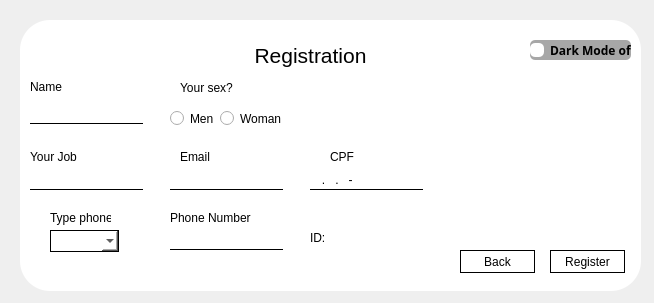
<?xml version="1.0" encoding="UTF-8"?>
<ui version="4.0">
 <class>MainWindow</class>
 <widget class="QMainWindow" name="MainWindow">
  <property name="geometry">
   <rect>
    <x>0</x>
    <y>0</y>
    <width>654</width>
    <height>303</height>
   </rect>
  </property>
  <property name="minimumSize">
   <size>
    <width>654</width>
    <height>303</height>
   </size>
  </property>
  <property name="maximumSize">
   <size>
    <width>654</width>
    <height>303</height>
   </size>
  </property>
  <property name="font">
   <font>
    <pointsize>10</pointsize>
   </font>
  </property>
  <property name="windowTitle">
   <string>Registration</string>
  </property>
  <property name="styleSheet">
   <string notr="true"/>
  </property>
  <widget class="QWidget" name="centralwidget">
   <widget class="QFrame" name="frame">
    <property name="geometry">
     <rect>
      <x>20</x>
      <y>20</y>
      <width>621</width>
      <height>271</height>
     </rect>
    </property>
    <property name="styleSheet">
     <string notr="true">background-color:white; border-radius:30px;</string>
    </property>
    <property name="frameShape">
     <enum>QFrame::StyledPanel</enum>
    </property>
    <property name="frameShadow">
     <enum>QFrame::Raised</enum>
    </property>
    <widget class="QLabel" name="label_3">
     <property name="geometry">
      <rect>
       <x>10</x>
       <y>130</y>
       <width>47</width>
       <height>13</height>
      </rect>
     </property>
     <property name="text">
      <string>Your Job</string>
     </property>
    </widget>
    <widget class="QLineEdit" name="txt_job">
     <property name="geometry">
      <rect>
       <x>10</x>
       <y>150</y>
       <width>113</width>
       <height>20</height>
      </rect>
     </property>
     <property name="styleSheet">
      <string notr="true">border-bottom:1px solid black;</string>
     </property>
    </widget>
    <widget class="QLabel" name="label_4">
     <property name="geometry">
      <rect>
       <x>160</x>
       <y>130</y>
       <width>47</width>
       <height>13</height>
      </rect>
     </property>
     <property name="text">
      <string>Email</string>
     </property>
    </widget>
    <widget class="QLineEdit" name="txt_email">
     <property name="geometry">
      <rect>
       <x>150</x>
       <y>150</y>
       <width>113</width>
       <height>20</height>
      </rect>
     </property>
     <property name="styleSheet">
      <string notr="true">border-bottom:1px solid black;</string>
     </property>
    </widget>
    <widget class="QRadioButton" name="rbd_darkmode">
     <property name="geometry">
      <rect>
       <x>510</x>
       <y>20</y>
       <width>101</width>
       <height>20</height>
      </rect>
     </property>
     <property name="font">
      <font>
       <family>Yu Gothic UI Semibold</family>
       <weight>75</weight>
       <bold>true</bold>
      </font>
     </property>
     <property name="styleSheet">
      <string notr="true">QRadioButton{
background-color: rgb(167, 167, 167);
border-radius:5px;
}

QRadioButton:indicator{
border-radius:5px;

}

QRadioButton:indicator:unchecked{
background-color: rgb(255, 255, 255);


}

QRadioButton:indicator:checked{
background-color:black;

}

QRadioButton:hover:indicator:checked{
background-color:background-color: rgb(255, 255, 255);

}
</string>
     </property>
     <property name="text">
      <string>Dark Mode off</string>
     </property>
     <property name="iconSize">
      <size>
       <width>21</width>
       <height>16</height>
      </size>
     </property>
     <property name="checkable">
      <bool>true</bool>
     </property>
     <property name="checked">
      <bool>false</bool>
     </property>
     <property name="autoRepeat">
      <bool>true</bool>
     </property>
     <property name="autoExclusive">
      <bool>false</bool>
     </property>
    </widget>
    <widget class="QLabel" name="label_5">
     <property name="geometry">
      <rect>
       <x>310</x>
       <y>130</y>
       <width>47</width>
       <height>13</height>
      </rect>
     </property>
     <property name="text">
      <string>CPF</string>
     </property>
    </widget>
    <widget class="QLineEdit" name="txt_cpf">
     <property name="geometry">
      <rect>
       <x>290</x>
       <y>150</y>
       <width>113</width>
       <height>20</height>
      </rect>
     </property>
     <property name="styleSheet">
      <string notr="true">border-bottom:1px solid black;</string>
     </property>
     <property name="inputMask">
      <string>000.000.000-00</string>
     </property>
    </widget>
    <widget class="QComboBox" name="comboBox">
     <property name="geometry">
      <rect>
       <x>30</x>
       <y>210</y>
       <width>69</width>
       <height>22</height>
      </rect>
     </property>
     <property name="styleSheet">
      <string notr="true">border: 1px solid black;</string>
     </property>
    </widget>
    <widget class="QLabel" name="label_6">
     <property name="geometry">
      <rect>
       <x>30</x>
       <y>190</y>
       <width>61</width>
       <height>16</height>
      </rect>
     </property>
     <property name="text">
      <string>Type phone</string>
     </property>
    </widget>
    <widget class="QLabel" name="label_7">
     <property name="geometry">
      <rect>
       <x>150</x>
       <y>190</y>
       <width>81</width>
       <height>16</height>
      </rect>
     </property>
     <property name="text">
      <string>Phone Number</string>
     </property>
    </widget>
    <widget class="QLineEdit" name="txt_phonenumber">
     <property name="geometry">
      <rect>
       <x>150</x>
       <y>210</y>
       <width>113</width>
       <height>20</height>
      </rect>
     </property>
     <property name="styleSheet">
      <string notr="true">border-bottom:1px solid black;</string>
     </property>
    </widget>
    <widget class="QLabel" name="label_8">
     <property name="geometry">
      <rect>
       <x>210</x>
       <y>20</y>
       <width>161</width>
       <height>31</height>
      </rect>
     </property>
     <property name="font">
      <font>
       <pointsize>16</pointsize>
      </font>
     </property>
     <property name="text">
      <string>Registration</string>
     </property>
     <property name="alignment">
      <set>Qt::AlignCenter</set>
     </property>
    </widget>
    <widget class="QPushButton" name="btn_register">
     <property name="geometry">
      <rect>
       <x>530</x>
       <y>230</y>
       <width>75</width>
       <height>23</height>
      </rect>
     </property>
     <property name="styleSheet">
      <string notr="true">QPushButton{
border:1px solid black;
}

QPushButton:hover{
font-weight:bold;
}</string>
     </property>
     <property name="text">
      <string>Register</string>
     </property>
    </widget>
    <widget class="QLabel" name="label_9">
     <property name="geometry">
      <rect>
       <x>290</x>
       <y>210</y>
       <width>21</width>
       <height>16</height>
      </rect>
     </property>
     <property name="text">
      <string>ID:</string>
     </property>
    </widget>
    <widget class="QLabel" name="lbl_id">
     <property name="geometry">
      <rect>
       <x>320</x>
       <y>212</y>
       <width>47</width>
       <height>13</height>
      </rect>
     </property>
     <property name="text">
      <string/>
     </property>
    </widget>
    <widget class="QPushButton" name="btn_back">
     <property name="geometry">
      <rect>
       <x>440</x>
       <y>230</y>
       <width>75</width>
       <height>23</height>
      </rect>
     </property>
     <property name="styleSheet">
      <string notr="true">QPushButton{
border:1px solid black;
}

QPushButton:hover{
font-weight:bold;

}</string>
     </property>
     <property name="text">
      <string>Back</string>
     </property>
    </widget>
    <widget class="QLabel" name="label">
     <property name="geometry">
      <rect>
       <x>10</x>
       <y>60</y>
       <width>47</width>
       <height>13</height>
      </rect>
     </property>
     <property name="text">
      <string>Name</string>
     </property>
    </widget>
    <widget class="QLabel" name="label_2">
     <property name="geometry">
      <rect>
       <x>160</x>
       <y>60</y>
       <width>61</width>
       <height>16</height>
      </rect>
     </property>
     <property name="text">
      <string>Your sex?</string>
     </property>
    </widget>
    <widget class="QRadioButton" name="rbd_men">
     <property name="geometry">
      <rect>
       <x>150</x>
       <y>90</y>
       <width>82</width>
       <height>17</height>
      </rect>
     </property>
     <property name="text">
      <string>Men</string>
     </property>
     <property name="autoRepeat">
      <bool>true</bool>
     </property>
    </widget>
    <widget class="QRadioButton" name="rbd_woman">
     <property name="geometry">
      <rect>
       <x>200</x>
       <y>90</y>
       <width>82</width>
       <height>17</height>
      </rect>
     </property>
     <property name="text">
      <string>Woman</string>
     </property>
     <property name="autoRepeat">
      <bool>true</bool>
     </property>
    </widget>
    <widget class="QLineEdit" name="txt_name">
     <property name="geometry">
      <rect>
       <x>10</x>
       <y>84</y>
       <width>113</width>
       <height>20</height>
      </rect>
     </property>
     <property name="styleSheet">
      <string notr="true">border:none;
border-bottom:1px solid black;</string>
     </property>
    </widget>
   </widget>
  </widget>
 </widget>
 <resources/>
 <connections/>
</ui>
